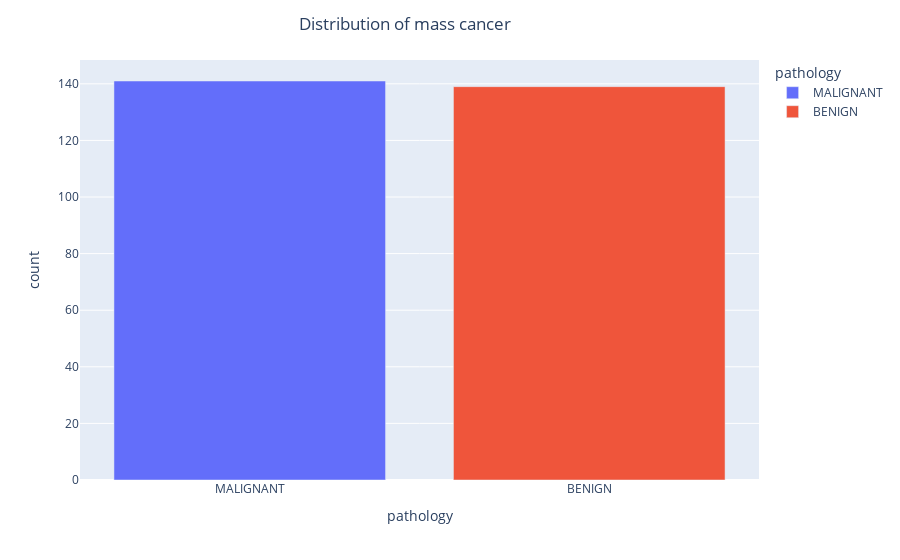

The cell this chart's notebook holds for it:
### Code cell
# plot the distribution at this point.
show_bar_plot(X_valid, output_folder, "cancer_distr_valid")

### Figure 1 — Plotly figure (JSON) as saved in the notebook; plotly's stock layout.template omitted (floating-point values rounded to 4 significant figures)
{"data": [{"alignmentgroup": "True", "hovertemplate": "pathology=%{x}<br>count=%{y}<extra></extra>", "legendgroup": "MALIGNANT", "marker": {"color": "#636efa", "pattern": {"shape": ""}}, "name": "MALIGNANT", "offsetgroup": "MALIGNANT", "orientation": "v", "showlegend": true, "textposition": "auto", "type": "bar", "x": ["MALIGNANT"], "xaxis": "x", "y": [141], "yaxis": "y"}, {"alignmentgroup": "True", "hovertemplate": "pathology=%{x}<br>count=%{y}<extra></extra>", "legendgroup": "BENIGN", "marker": {"color": "#EF553B", "pattern": {"shape": ""}}, "name": "BENIGN", "offsetgroup": "BENIGN", "orientation": "v", "showlegend": true, "textposition": "auto", "type": "bar", "x": ["BENIGN"], "xaxis": "x", "y": [139], "yaxis": "y"}], "layout": {"barmode": "relative", "legend": {"title": {"text": "pathology"}, "tracegroupgap": 0}, "margin": {"t": 60}, "title": {"text": "Distribution of mass cancer", "x": 0.45}, "xaxis": {"anchor": "y", "categoryarray": ["MALIGNANT", "BENIGN"], "categoryorder": "array", "domain": [0, 1], "title": {"text": "pathology"}}, "yaxis": {"anchor": "x", "domain": [0, 1], "title": {"text": "count"}}}}
